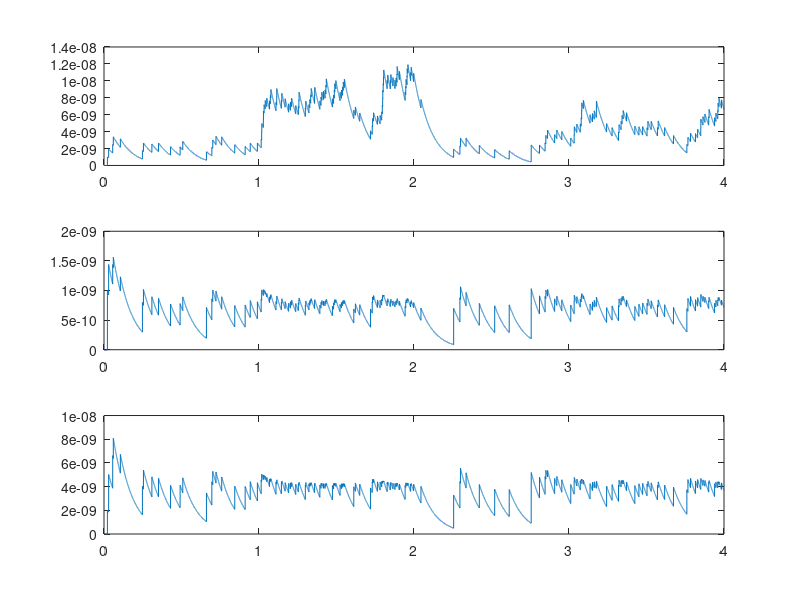
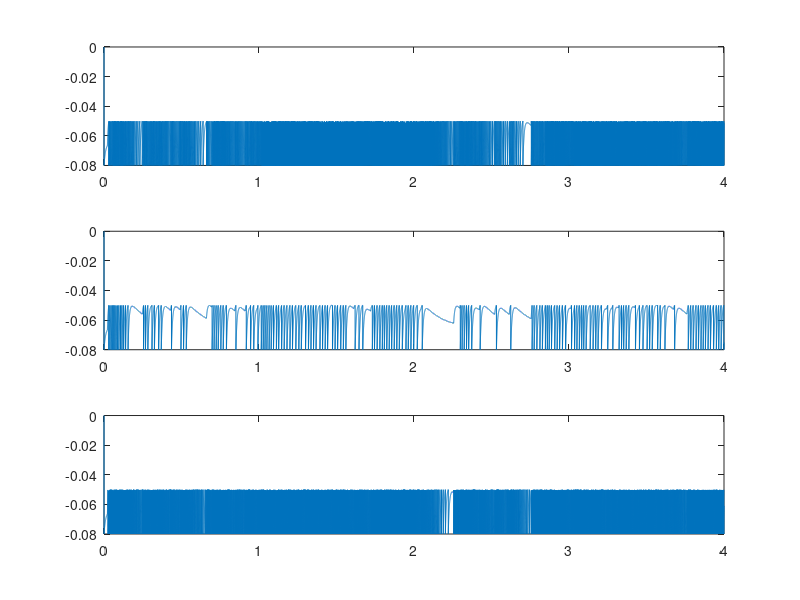

MATLAB code for these plots, in order:
% Tutorial 5.1. Synaptic responses to changes in inputs
% Include main part, as well as option A and B
% Alter option at line 8 to either 0 or 1 to view the optional question
% Alter option_num at line 9 to either 'A' or 'B' to view plots
% Written by Clark Xu, last modified on 3/11/2023

clear
option=1;
option_num = 'B';

dt = 1e-4;  % 0.1 ms
tmax = 4;   % 4s simulation
tvec = 0:dt:tmax;
Nt = length(tvec);
Ntrial = 1;

if option && option_num=='A'
    Ntrial = 50;
elseif option && option_num=='B'
    Ntrial = 1;
end

% create vectors and initialize them
pre_fr_val = [20, 100, 10, 50];
pre_fr = zeros(Ntrial, Nt); % presynaptic firing rate vector
F = zeros(size(pre_fr));  % fascilitation vector
D = zeros(Ntrial, 2, Nt);  % depression vector
G = zeros(Ntrial, 3, Nt);

D(:,:,1) = 1;
F(:,1) = 1;



% generate firing rate vector
for i=1:4
    pre_fr(:,(i-1)/dt+1:i/dt) = pre_fr_val(i);
end

%  random poisson spike generated for main part and option A
random_generator = rand(size(pre_fr));
spikes = (random_generator<=dt*pre_fr); % binary list stores firing time


% parameters
delG = 1e-9;     % G increment
p0_D = 0.5;      % initial release probablity for first synaptic depression vector D1
p0_G = 0.5;     % initial release probablity for G2 and G3
p0_F = 0.2;     % initial release probablity for F
p0_D2 = 0.2;    % initial release probablity for second depression vector D2


tau_G = 0.100;      % time constant for third synaptic conductance vector
tau_D = 0.25;       % time constant for synaptic depression vector
tau_F = 0.25;       % time constant for synaptic facilitation vector

del_Gmax = 2e-9;    % del_Gmax for the second synaptic conductance vector
del_G3max = 4e-9;   % del_Gmax for the third synaptic conductance vector
f_fac = 0.25;
F_max = 1/p0_F;

if option && option_num=='A'
    Ntrial=50;
    tau_G = 0.002;  % alter time constant for G
end

% set up parameters for postsynaptic cell as a leaky integrate-and-fire neuron
% For each trial for option B, the ith trial refers to ith conductance vector
if option && option_num=='B'
    E_L = -0.065;
    E_syn = 0e-3;   % reversal potential of an excitatory synpase
    G_L = 2e-9;
    C_m = 20e-12;
    V = zeros(3,Nt);
    Vth = -0.050;
    V_reset = -0.080; 
    spike = spikes*0;   % spike records the spike time
end


%% simulaiton
for trial = 1:Ntrial        
   
    for i=2:Nt
        %% update decay of rise
        F(trial,i) = F(trial,i-1) + (1-F(trial,i-1))/tau_F*dt;    % facilitation increment    
        D(trial,:,i) = D(trial,:,i-1) + (1-D(trial,:,i-1))/tau_D*dt;  % increment Decay        
        G(trial,:,i) = G(trial,:,i-1) - G(trial,:,i-1)/tau_G*dt;    % G decays
        
        
         
        if spikes(trial,i)   % changes when fires, spikes(i) == 1, otherwise 0            
            F(trial,i) = F(trial,i) + f_fac*(F_max-F(trial,i-1));
            D(trial,1,i) = D(trial,1,i) - p0_D*D(trial,1,i);    % decrease by amount of p0*D
            D(trial,2,i) = D(trial,2,i) - p0_D2*F(trial,i-1)*D(trial,2,i-1);
            G(trial,1,i) = G(trial,1,i) + delG;     % increment by fixed delG = 1nS
            G(trial,2,i) = G(trial,2,i) + del_Gmax*p0_G*D(trial,1,i-1);   % relate to D only     
            G(trial,3,i) = G(trial,3,i) + del_G3max*p0_G*F(trial,i-1)*D(trial,2,i-1); % relate to D and F
        end


        % update V for option B
        if option && option_num=='B'
            for j=1:3
                V(j,i) = V(j,i-1) + (G_L*(E_L-V(j,i-1))+ ...
                    G(trial,j,i-1)*(E_syn-V(j,i-1)))*dt/C_m;
    
                if V(j,i)>Vth
                    V(j,i) = V_reset;
                    spike(j,i) = 1;
                end
            end
        end
    end  
end


%% plot the graph   
if option==0 
    figure(1)       
    subplot(4,1,1)
    plot(tvec, spikes)
    for i = 1:3            
        subplot(4,1,i+1)
        Gplot = G(1,i,:);
        plot(tvec,Gplot(:));
    end
    
    figure(2)
    subplot(3,1,1)
    plot(tvec, spikes)
    for i = 1:2            
        subplot(3,1,i+1)
        Dplot = D(1,i,:);
        plot(tvec,Dplot(:));
    end
    
    figure(3)
    subplot(2,1,1)
    plot(tvec, spikes)
    subplot(2,1,2)
    plot(tvec, F)
else    % plot graphs for optional questions
    if option_num=='B'

        figure(3)
        spike_count = zeros(3,4);
        for i=1:3
            subplot(3,1,i)
            plot(tvec,V(i,:))
            
            % count the number of spikes in each second interval
            for j=1:4
                spike_count(i,j) = length(find(spike(i,(j-1)/dt+1:j/dt)));
            end
        end
        disp(spike_count)

        figure(2)
        for i = 1:3
            subplot(3,1,i)
            plot(tvec, reshape(G(1,i,:), 1, Nt))

        end
    end

    if option_num=='A'
        Gsum = reshape(sum(G,1), 3, Nt);    % sum up 50 trials

        figure(1)
        subplot(2,1,1)
        plot(tvec,reshape(G(1,1,:),1,Nt))
        subplot(2,1,2)
        plot(tvec, Gsum(1,:))
        

        figure(2)
        subplot(2,1,1)
        plot(tvec,reshape(G(1,2,:),1,Nt))
        subplot(2,1,2)
        plot(tvec, Gsum(2,:))
    end
end


